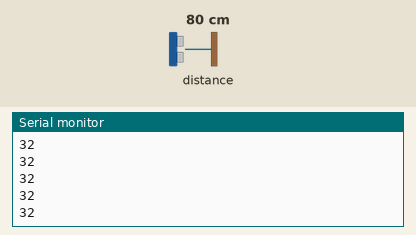
A sketch run on a simulated Arduino Uno, built with avr-gcc and run on an emulated ATmega328P. On the bench: the last lines printed to the serial monitor. Inputs (shaded band) come from the test bench; at power-on: distance to the obstacle 80 cm.

Above: at 1.2 s.
1.3 s: distance to the obstacle set to 2 cm
At 1.43 s:
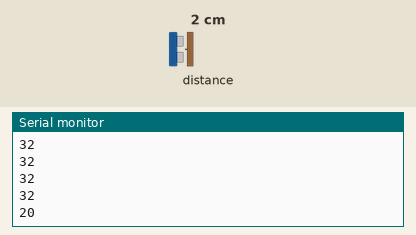
2.8 s: distance to the obstacle set to 4 cm
At 2.85 s:
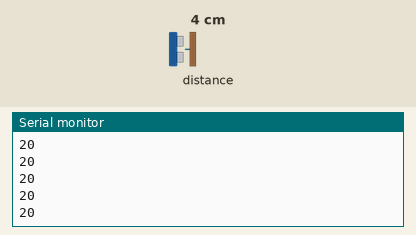
Timing chart, 0 to 5.8 s (numbered marks = the images above; inputs shaded):
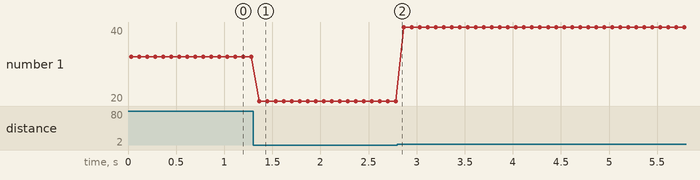

The sketch:

ToF_Sensing.ino
```cpp
//int i = 0;
//
//void setup() {
//  // put your setup code here, to run once:
//  Serial.begin(9600);
//}
//
//void loop() {
//  Serial.print(sin(i*50.0/360.0));
//  Serial.write(13);
//  Serial.write(10);
//  i += 1;
//  delay(1000);
//}

#include <Wire.h>
#include "Adafruit_VL6180X.h"

Adafruit_VL6180X vl = Adafruit_VL6180X();

void setup() {
  Serial.begin(115200);

  // wait for serial port to open on native usb devices
  while (!Serial) {
    delay(1);
  }

  Serial.println("Adafruit VL6180x test!");
  if (! vl.begin()) {
    Serial.println("Failed to find sensor");
    while (1);
  }
  Serial.println("Sensor found!");
}

void loop() {
//  float lux = vl.readLux(VL6180X_ALS_GAIN_5);
//
//  Serial.print("Lux: "); Serial.println(lux);

  uint8_t range = vl.readRange();
  uint8_t status = vl.readRangeStatus();

  if (status == VL6180X_ERROR_NONE) {
//    Serial.print("Range: ");
    Serial.println(range);
  }

  // Some error occurred, print it out!

//  if  ((status >= VL6180X_ERROR_SYSERR_1) && (status <= VL6180X_ERROR_SYSERR_5)) {
//    Serial.println("System error");
//  }
//  else if (status == VL6180X_ERROR_ECEFAIL) {
//    Serial.println("ECE failure");
//  }
//  else if (status == VL6180X_ERROR_NOCONVERGE) {
//    Serial.println("No convergence");
//  }
//  else if (status == VL6180X_ERROR_RANGEIGNORE) {
//    Serial.println("Ignoring range");
//  }
//  else if (status == VL6180X_ERROR_SNR) {
//    Serial.println("Signal/Noise error");
//  }
//  else if (status == VL6180X_ERROR_RAWUFLOW) {
//    Serial.println("Raw reading underflow");
//  }
//  else if (status == VL6180X_ERROR_RAWOFLOW) {
//    Serial.println("Raw reading overflow");
//  }
//  else if (status == VL6180X_ERROR_RANGEUFLOW) {
//    Serial.println("Range reading underflow");
//  }
//  else if (status == VL6180X_ERROR_RANGEOFLOW) {
//    Serial.println("Range reading overflow");
//  }
  delay(50);
}
```

Measured:
- after the input at 1.3 s, the serial monitor: prints a new line after 0.07 s (image 1)
- plotted number 1: 32 → 20 after the input at 1.3 s, 20 → 40 after the input at 2.8 s
